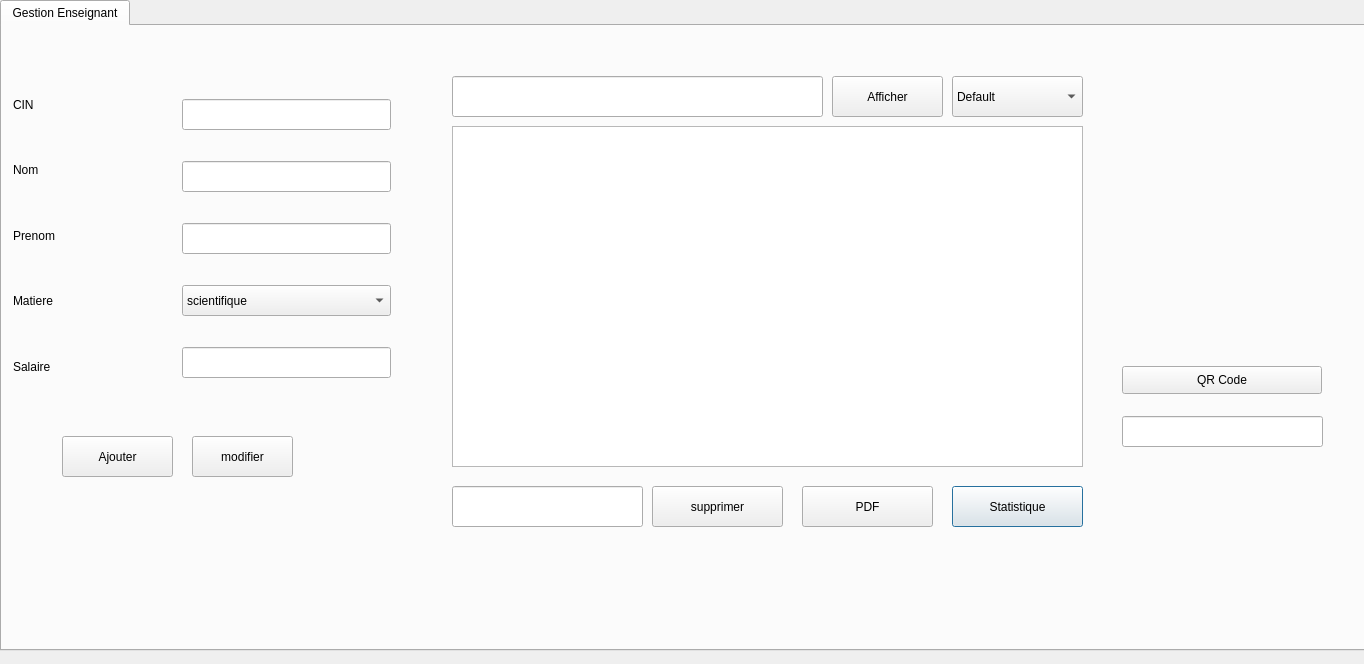
<?xml version="1.0" encoding="UTF-8"?>
<ui version="4.0">
 <class>gestion_enseignant</class>
 <widget class="QDialog" name="gestion_enseignant">
  <property name="geometry">
   <rect>
    <x>0</x>
    <y>0</y>
    <width>1364</width>
    <height>664</height>
   </rect>
  </property>
  <property name="windowTitle">
   <string>Dialog</string>
  </property>
  <widget class="QTabWidget" name="tabWidget">
   <property name="geometry">
    <rect>
     <x>0</x>
     <y>0</y>
     <width>1521</width>
     <height>651</height>
    </rect>
   </property>
   <property name="currentIndex">
    <number>0</number>
   </property>
   <widget class="QWidget" name="tab">
    <attribute name="title">
     <string>Gestion Enseignant</string>
    </attribute>
    <widget class="QLineEdit" name="lineEdit_recherche">
     <property name="geometry">
      <rect>
       <x>450</x>
       <y>50</y>
       <width>371</width>
       <height>41</height>
      </rect>
     </property>
     <property name="styleSheet">
      <string notr="true"/>
     </property>
    </widget>
    <widget class="QPushButton" name="statistique">
     <property name="geometry">
      <rect>
       <x>950</x>
       <y>460</y>
       <width>131</width>
       <height>41</height>
      </rect>
     </property>
     <property name="styleSheet">
      <string notr="true"/>
     </property>
     <property name="text">
      <string>Statistique</string>
     </property>
    </widget>
    <widget class="QTableView" name="tableView">
     <property name="geometry">
      <rect>
       <x>450</x>
       <y>100</y>
       <width>631</width>
       <height>341</height>
      </rect>
     </property>
    </widget>
    <widget class="QLineEdit" name="lineEdit_supp">
     <property name="geometry">
      <rect>
       <x>450</x>
       <y>460</y>
       <width>191</width>
       <height>41</height>
      </rect>
     </property>
     <property name="styleSheet">
      <string notr="true"/>
     </property>
    </widget>
    <widget class="QPushButton" name="pushButton_supprimer">
     <property name="geometry">
      <rect>
       <x>650</x>
       <y>460</y>
       <width>131</width>
       <height>41</height>
      </rect>
     </property>
     <property name="styleSheet">
      <string notr="true"/>
     </property>
     <property name="text">
      <string>supprimer</string>
     </property>
    </widget>
    <widget class="QComboBox" name="comboBox_tri">
     <property name="geometry">
      <rect>
       <x>950</x>
       <y>50</y>
       <width>131</width>
       <height>41</height>
      </rect>
     </property>
     <item>
      <property name="text">
       <string>Default</string>
      </property>
     </item>
     <item>
      <property name="text">
       <string>nom (A-&gt;Z)</string>
      </property>
     </item>
     <item>
      <property name="text">
       <string>prenom (A-&gt;Z)</string>
      </property>
     </item>
     <item>
      <property name="text">
       <string>cin (des)</string>
      </property>
     </item>
    </widget>
    <widget class="QLineEdit" name="lineEdit_qrcode">
     <property name="geometry">
      <rect>
       <x>1120</x>
       <y>390</y>
       <width>201</width>
       <height>31</height>
      </rect>
     </property>
     <property name="styleSheet">
      <string notr="true">QPushButton {

color: #778899c;
background: #87CEEB;
border: none;
border: 1px solid  #172e4e;
border-radius: 8px;

}
QPushButton:hover {
color:#ffffff;

background:#778899;
border: none;
}
</string>
     </property>
    </widget>
    <widget class="QLabel" name="qrcodecommande">
     <property name="enabled">
      <bool>true</bool>
     </property>
     <property name="geometry">
      <rect>
       <x>1120</x>
       <y>110</y>
       <width>200</width>
       <height>200</height>
      </rect>
     </property>
     <property name="sizePolicy">
      <sizepolicy hsizetype="Fixed" vsizetype="Fixed">
       <horstretch>0</horstretch>
       <verstretch>0</verstretch>
      </sizepolicy>
     </property>
     <property name="minimumSize">
      <size>
       <width>200</width>
       <height>200</height>
      </size>
     </property>
     <property name="maximumSize">
      <size>
       <width>200</width>
       <height>200</height>
      </size>
     </property>
     <property name="text">
      <string/>
     </property>
    </widget>
    <widget class="QPushButton" name="qrcodegen">
     <property name="geometry">
      <rect>
       <x>1120</x>
       <y>340</y>
       <width>200</width>
       <height>28</height>
      </rect>
     </property>
     <property name="styleSheet">
      <string notr="true"/>
     </property>
     <property name="text">
      <string>QR Code</string>
     </property>
    </widget>
    <widget class="QPushButton" name="PDF">
     <property name="geometry">
      <rect>
       <x>800</x>
       <y>460</y>
       <width>131</width>
       <height>41</height>
      </rect>
     </property>
     <property name="styleSheet">
      <string notr="true"/>
     </property>
     <property name="text">
      <string>PDF</string>
     </property>
    </widget>
    <widget class="QPushButton" name="pushButton_Afficher">
     <property name="geometry">
      <rect>
       <x>830</x>
       <y>50</y>
       <width>111</width>
       <height>41</height>
      </rect>
     </property>
     <property name="styleSheet">
      <string notr="true"/>
     </property>
     <property name="text">
      <string>Afficher</string>
     </property>
    </widget>
    <widget class="QPushButton" name="pushButton_modifier">
     <property name="geometry">
      <rect>
       <x>190</x>
       <y>410</y>
       <width>101</width>
       <height>41</height>
      </rect>
     </property>
     <property name="styleSheet">
      <string notr="true"/>
     </property>
     <property name="text">
      <string>modifier</string>
     </property>
    </widget>
    <widget class="QPushButton" name="pb_ajouter">
     <property name="geometry">
      <rect>
       <x>60</x>
       <y>410</y>
       <width>111</width>
       <height>41</height>
      </rect>
     </property>
     <property name="styleSheet">
      <string notr="true"/>
     </property>
     <property name="text">
      <string>Ajouter</string>
     </property>
    </widget>
    <widget class="QLabel" name="label">
     <property name="geometry">
      <rect>
       <x>-10</x>
       <y>-10</y>
       <width>1521</width>
       <height>661</height>
      </rect>
     </property>
     <property name="text">
      <string/>
     </property>
     <property name="pixmap">
      <pixmap>img/modele-sans-couture-fond-bleu-fournitures-scolaires-contour-blanc-vecteur_288990-1275.jpg</pixmap>
     </property>
     <property name="scaledContents">
      <bool>true</bool>
     </property>
    </widget>
    <widget class="QLineEdit" name="le_nom">
     <property name="geometry">
      <rect>
       <x>180</x>
       <y>135</y>
       <width>209</width>
       <height>31</height>
      </rect>
     </property>
     <property name="styleSheet">
      <string notr="true"/>
     </property>
    </widget>
    <widget class="QLineEdit" name="le_ville">
     <property name="geometry">
      <rect>
       <x>180</x>
       <y>197</y>
       <width>209</width>
       <height>31</height>
      </rect>
     </property>
     <property name="styleSheet">
      <string notr="true"/>
     </property>
    </widget>
    <widget class="QLineEdit" name="le_id">
     <property name="geometry">
      <rect>
       <x>180</x>
       <y>73</y>
       <width>209</width>
       <height>31</height>
      </rect>
     </property>
     <property name="styleSheet">
      <string notr="true"/>
     </property>
    </widget>
    <widget class="QComboBox" name="comboBox">
     <property name="geometry">
      <rect>
       <x>180</x>
       <y>259</y>
       <width>209</width>
       <height>31</height>
      </rect>
     </property>
     <property name="styleSheet">
      <string notr="true">&quot;QComboBox {&quot;
                            &quot;background-color: rgba(254,179,177,20);&quot;
                            &quot;border: 2px solid rgba(254,179,177,200);&quot;
                            &quot;border-radius: 10px;&quot;
                            &quot;}&quot;
                            &quot;QComboBox:hover {&quot;
                            &quot;background-color: rgba(254,179,177,200);&quot;
                            &quot;border: 1px solid rgba(128, 97, 171, 200);&quot;
                            &quot;border-radius: 10px;&quot;
                            &quot;}&quot;</string>
     </property>
     <item>
      <property name="text">
       <string>scientifique</string>
      </property>
     </item>
     <item>
      <property name="text">
       <string>litteraire</string>
      </property>
     </item>
    </widget>
    <widget class="QLineEdit" name="le_tel">
     <property name="geometry">
      <rect>
       <x>180</x>
       <y>321</y>
       <width>209</width>
       <height>31</height>
      </rect>
     </property>
     <property name="styleSheet">
      <string notr="true"/>
     </property>
    </widget>
    <widget class="QWidget" name="">
     <property name="geometry">
      <rect>
       <x>11</x>
       <y>49</y>
       <width>141</width>
       <height>321</height>
      </rect>
     </property>
     <layout class="QVBoxLayout" name="verticalLayout">
      <item>
       <widget class="QLabel" name="label_2">
        <property name="text">
         <string>CIN</string>
        </property>
       </widget>
      </item>
      <item>
       <widget class="QLabel" name="label_3">
        <property name="text">
         <string>Nom</string>
        </property>
       </widget>
      </item>
      <item>
       <widget class="QLabel" name="label_4">
        <property name="text">
         <string>Prenom</string>
        </property>
       </widget>
      </item>
      <item>
       <widget class="QLabel" name="label_9">
        <property name="text">
         <string>Matiere</string>
        </property>
       </widget>
      </item>
      <item>
       <widget class="QLabel" name="label_10">
        <property name="text">
         <string>Salaire</string>
        </property>
       </widget>
      </item>
     </layout>
    </widget>
    <zorder>label</zorder>
    <zorder>lineEdit_recherche</zorder>
    <zorder>statistique</zorder>
    <zorder>tableView</zorder>
    <zorder>lineEdit_supp</zorder>
    <zorder>pushButton_supprimer</zorder>
    <zorder>comboBox_tri</zorder>
    <zorder>lineEdit_qrcode</zorder>
    <zorder>qrcodecommande</zorder>
    <zorder>qrcodegen</zorder>
    <zorder>PDF</zorder>
    <zorder>label_10</zorder>
    <zorder>pushButton_Afficher</zorder>
    <zorder>pushButton_modifier</zorder>
    <zorder>le_nom</zorder>
    <zorder>le_id</zorder>
    <zorder>le_ville</zorder>
    <zorder>comboBox</zorder>
    <zorder>label_4</zorder>
    <zorder>label_3</zorder>
    <zorder>le_tel</zorder>
    <zorder>label_2</zorder>
    <zorder>label_9</zorder>
    <zorder>pb_ajouter</zorder>
    <zorder>le_nom</zorder>
    <zorder>le_ville</zorder>
    <zorder>le_id</zorder>
    <zorder>comboBox</zorder>
    <zorder>le_tel</zorder>
   </widget>
  </widget>
 </widget>
 <resources/>
 <connections/>
</ui>
